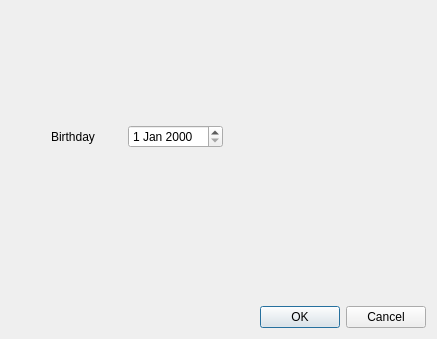
<?xml version="1.0" encoding="UTF-8"?>
<ui version="4.0">
 <class>Dialog</class>
 <widget class="QDialog" name="Dialog">
  <property name="geometry">
   <rect>
    <x>0</x>
    <y>0</y>
    <width>437</width>
    <height>339</height>
   </rect>
  </property>
  <property name="windowTitle">
   <string>Dialog</string>
  </property>
  <layout class="QVBoxLayout" name="verticalLayout">
   <item>
    <widget class="QStackedWidget" name="stackedWidget">
     <property name="currentIndex">
      <number>2</number>
     </property>
     <widget class="QWidget" name="page">
      <layout class="QVBoxLayout" name="verticalLayout_2">
       <item>
        <layout class="QGridLayout" name="gridLayout">
         <item row="0" column="0">
          <widget class="QLabel" name="label">
           <property name="text">
            <string>First Name</string>
           </property>
          </widget>
         </item>
         <item row="0" column="1">
          <widget class="QLineEdit" name="txtFirst"/>
         </item>
         <item row="1" column="0">
          <widget class="QLabel" name="label_2">
           <property name="text">
            <string>Last Name</string>
           </property>
          </widget>
         </item>
         <item row="1" column="1">
          <widget class="QLineEdit" name="txtLast"/>
         </item>
         <item row="2" column="0">
          <widget class="QLabel" name="label_3">
           <property name="text">
            <string>Email</string>
           </property>
          </widget>
         </item>
         <item row="2" column="1">
          <widget class="QLineEdit" name="txtEmail"/>
         </item>
        </layout>
       </item>
       <item>
        <widget class="QRadioButton" name="radioButton">
         <property name="text">
          <string>Male</string>
         </property>
        </widget>
       </item>
       <item>
        <widget class="QRadioButton" name="radioButton_2">
         <property name="text">
          <string>Female</string>
         </property>
        </widget>
       </item>
      </layout>
     </widget>
     <widget class="QWidget" name="page_2">
      <layout class="QVBoxLayout" name="verticalLayout_3">
       <item>
        <widget class="QPlainTextEdit" name="plainTextEdit"/>
       </item>
      </layout>
     </widget>
     <widget class="QWidget" name="page_3">
      <widget class="QWidget" name="">
       <property name="geometry">
        <rect>
         <x>40</x>
         <y>110</y>
         <width>172</width>
         <height>31</height>
        </rect>
       </property>
       <layout class="QHBoxLayout" name="horizontalLayout">
        <item>
         <widget class="QLabel" name="label_4">
          <property name="text">
           <string>Birthday</string>
          </property>
         </widget>
        </item>
        <item>
         <widget class="QDateEdit" name="dateEdit"/>
        </item>
       </layout>
      </widget>
     </widget>
    </widget>
   </item>
   <item>
    <widget class="QDialogButtonBox" name="buttonBox">
     <property name="standardButtons">
      <set>QDialogButtonBox::Cancel|QDialogButtonBox::Ok</set>
     </property>
    </widget>
   </item>
  </layout>
 </widget>
 <resources/>
 <connections/>
</ui>
